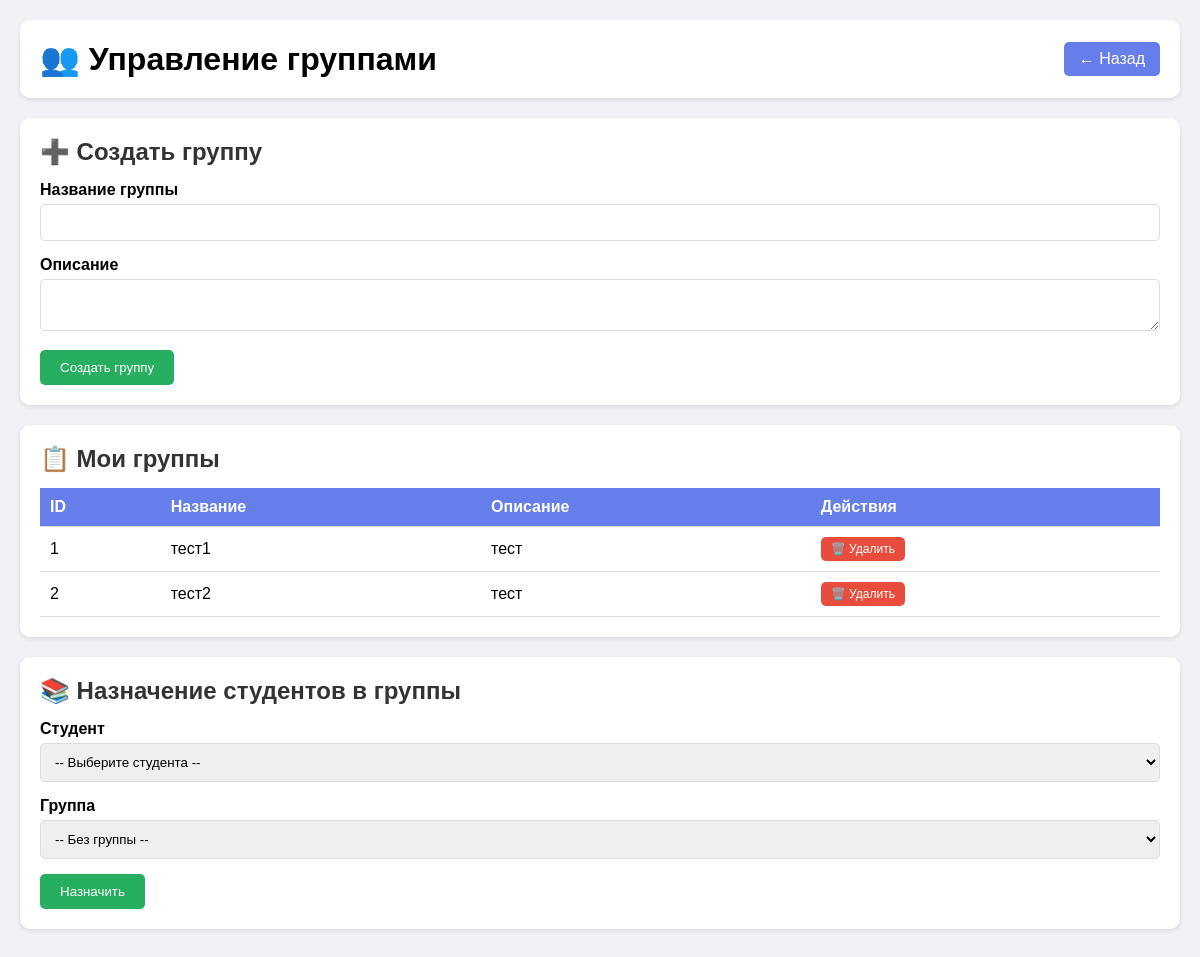
Screenshot of /testing_system/teacher/groups.php (signed in) with the database file from the repository.
### tables this page shows
CREATE TABLE `groups` (
  `id` int(11) NOT NULL,
  `name` varchar(100) NOT NULL,
  `description` text,
  `created_by` int(11) DEFAULT NULL,
  `created_at` datetime DEFAULT CURRENT_TIMESTAMP
);

### testing_system/teacher/groups.php (the view, shortened to what this page needs)
<?php
require_once '../config/database.php';
$stmt = $pdo->prepare("SELECT * FROM groups WHERE created_by = ? ORDER BY id");
$stmt->execute([$_SESSION['user_id']]);
$groups = $stmt->fetchAll();
?>
<!DOCTYPE html>
<html lang="ru">
<head>
</head>
<body>
    <div class="container">
        <div class="header">
            <h1>👥 Управление группами</h1>
            <a href="index.php" class="back-btn">← Назад</a>
        </div>
        <div class="card">
            <h2>➕ Создать группу</h2>
            <form method="POST">
                <div class="form-group">
                    <label>Название группы</label>
                    <input type="text" name="name" required>
                </div>
                <div class="form-group">
                    <label>Описание</label>
                    <textarea name="description" rows="2"></textarea>
                </div>
                <button type="submit" name="add_group">Создать группу</button>
            </form>
        </div>
        <div class="card">
            <h2>📋 Мои группы</h2>
            <?php if (empty($groups)): ?>
                <p>У вас пока нет созданных групп</p>
            <?php else: ?>
                <table>
                    <thead>
                        <tr><th>ID</th><th>Название</th><th>Описание</th><th>Действия</th></tr>
                    </thead>
                    <tbody>
                        <?php foreach ($groups as $group): ?>
                        <tr>
                            <td><?= $group['id'] ?></td>
                            <td><?= htmlspecialchars($group['name']) ?></td>
                            <td><?= htmlspecialchars($group['description']) ?></td>
                            <td>
                                <form method="POST" onsubmit="return confirm('Удалить группу?')">
                                    <button type="submit" name="delete_group" class="btn-delete">🗑️ Удалить</button>
                                </form>
                            </td>
                        </tr>
                        <?php endforeach; ?>
                    </tbody>
                </table>
            <?php endif; ?>
        </div>
        <div class="card">
            <h2>📚 Назначение студентов в группы</h2>
            <form method="POST">
                <div class="form-group">
                    <label>Студент</label>
                    <select name="student_id" required>
                        <option value="">-- Выберите студента --</option>
                    </select>
                </div>
                <div class="form-group">
                    <label>Группа</label>
                    <select name="group_id">
                        <option value="">-- Без группы --</option>
                    </select>
                </div>
                <button type="submit" name="assign_student">Назначить</button>
            </form>
        </div>
    </div>
</body>
</html>

### testing_system/teacher/groups.php (style rules this page uses)
* { margin: 0; padding: 0; box-sizing: border-box; }
body { font-family: Arial, sans-serif; background: #f0f2f5; padding: 20px; }
.container { max-width: 1200px; margin: 0 auto; }
.header { background: white; padding: 20px; border-radius: 10px; margin-bottom: 20px; display: flex; justify-content: space-between; align-items: center; box-shadow: 0 2px 5px rgba(0,0,0,0.1); }
.back-btn { background: #667eea; color: white; padding: 8px 15px; text-decoration: none; border-radius: 5px; }
.card { background: white; padding: 20px; border-radius: 10px; margin-bottom: 20px; box-shadow: 0 2px 5px rgba(0,0,0,0.1); }
h2 { margin-bottom: 15px; color: #333; }
.form-group { margin-bottom: 15px; }
label { font-weight: bold; display: block; margin-bottom: 5px; }
input, select, textarea { width: 100%; padding: 10px; border: 1px solid #ddd; border-radius: 5px; }
button { background: #27ae60; color: white; padding: 10px 20px; border: none; border-radius: 5px; cursor: pointer; }
.btn-delete { background: #e74c3c; padding: 5px 10px; font-size: 12px; }
table { width: 100%; border-collapse: collapse; }
th, td { padding: 10px; text-align: left; border-bottom: 1px solid #ddd; }
th { background: #667eea; color: white; }

### rows the page displays
groups: id "1", name "тест1", description "тест"
groups: id "2", name "тест2", description "тест"
